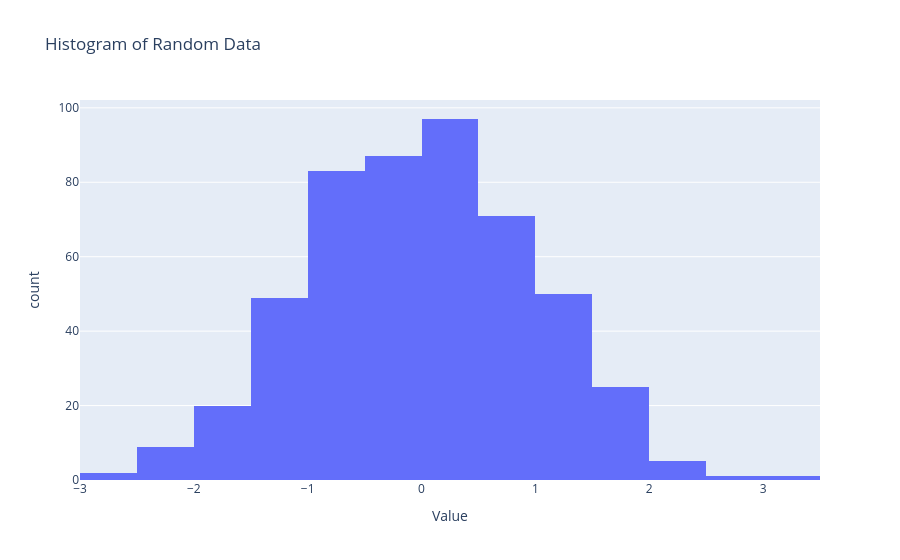

The notebook cell this image was saved under:
### Code cell
data = np.random.randn(500)
fig = px.histogram(
    x=data,
    nbins=20,
    labels={'x': 'Value'},
    title='Histogram of Random Data'
)
fig.show()

### Figure 1 — Plotly figure (JSON) as saved in the notebook; plotly's stock layout.template omitted (floating-point values rounded to 4 significant figures; data arrays with more than 128 entries replaced by an {"elided": "..."} marker saying what was removed)
{"data": [{"bingroup": "x", "hovertemplate": "Value=%{x}<br>count=%{y}<extra></extra>", "legendgroup": "", "marker": {"color": "#636efa", "pattern": {"shape": ""}}, "name": "", "nbinsx": 20, "orientation": "v", "showlegend": false, "type": "histogram", "x": {"elided": "500 float values"}, "xaxis": "x", "yaxis": "y"}], "layout": {"barmode": "relative", "legend": {"tracegroupgap": 0}, "title": {"text": "Histogram of Random Data"}, "xaxis": {"anchor": "y", "domain": [0, 1], "title": {"text": "Value"}}, "yaxis": {"anchor": "x", "domain": [0, 1], "title": {"text": "count"}}}}
